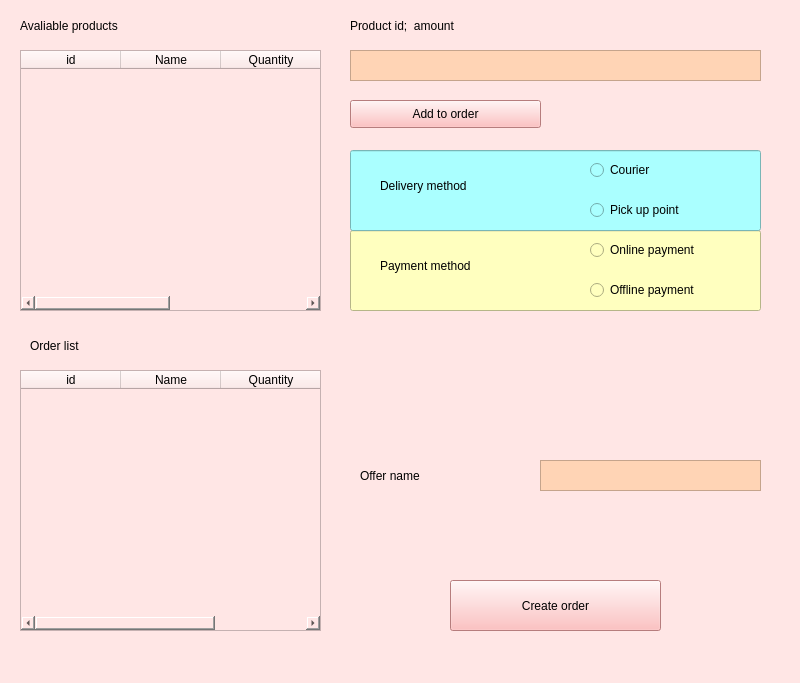
<?xml version="1.0" encoding="UTF-8"?>
<ui version="4.0">
 <class>OrderWindow</class>
 <widget class="QMainWindow" name="OrderWindow">
  <property name="geometry">
   <rect>
    <x>0</x>
    <y>0</y>
    <width>800</width>
    <height>683</height>
   </rect>
  </property>
  <property name="windowTitle">
   <string>MainWindow</string>
  </property>
  <property name="styleSheet">
   <string notr="true">background-color: rgb(255, 230, 229);</string>
  </property>
  <widget class="QWidget" name="centralwidget">
   <widget class="QTableWidget" name="tableWidget">
    <property name="geometry">
     <rect>
      <x>20</x>
      <y>50</y>
      <width>301</width>
      <height>261</height>
     </rect>
    </property>
    <column>
     <property name="text">
      <string>id</string>
     </property>
    </column>
    <column>
     <property name="text">
      <string>Name</string>
     </property>
    </column>
    <column>
     <property name="text">
      <string>Quantity</string>
     </property>
    </column>
    <column>
     <property name="text">
      <string>Price</string>
     </property>
    </column>
   </widget>
   <widget class="QTextEdit" name="textEdit">
    <property name="geometry">
     <rect>
      <x>350</x>
      <y>50</y>
      <width>411</width>
      <height>31</height>
     </rect>
    </property>
    <property name="styleSheet">
     <string notr="true">background-color: rgb(255, 212, 181);</string>
    </property>
   </widget>
   <widget class="QLabel" name="label_2">
    <property name="geometry">
     <rect>
      <x>350</x>
      <y>10</y>
      <width>331</width>
      <height>31</height>
     </rect>
    </property>
    <property name="styleSheet">
     <string notr="true">font: 16pt &quot;MS Shell Dlg 2&quot;;</string>
    </property>
    <property name="text">
     <string>Product id;  amount </string>
    </property>
   </widget>
   <widget class="QPushButton" name="ShowDataButton">
    <property name="geometry">
     <rect>
      <x>350</x>
      <y>100</y>
      <width>191</width>
      <height>28</height>
     </rect>
    </property>
    <property name="styleSheet">
     <string notr="true">font: 75 10pt &quot;Arial&quot;;
background-color: rgb(255, 175, 175);</string>
    </property>
    <property name="text">
     <string>Add to order</string>
    </property>
   </widget>
   <widget class="QLabel" name="label_3">
    <property name="geometry">
     <rect>
      <x>20</x>
      <y>10</y>
      <width>331</width>
      <height>31</height>
     </rect>
    </property>
    <property name="styleSheet">
     <string notr="true">font: 16pt &quot;MS Shell Dlg 2&quot;;</string>
    </property>
    <property name="text">
     <string>Avaliable products</string>
    </property>
   </widget>
   <widget class="QRadioButton" name="radioButton">
    <property name="geometry">
     <rect>
      <x>590</x>
      <y>160</y>
      <width>95</width>
      <height>20</height>
     </rect>
    </property>
    <property name="styleSheet">
     <string notr="true">background-color: rgb(170, 255, 255);</string>
    </property>
    <property name="text">
     <string>Courier</string>
    </property>
   </widget>
   <widget class="QRadioButton" name="radioButton_2">
    <property name="geometry">
     <rect>
      <x>590</x>
      <y>200</y>
      <width>95</width>
      <height>20</height>
     </rect>
    </property>
    <property name="styleSheet">
     <string notr="true">background-color: rgb(170, 255, 255);</string>
    </property>
    <property name="text">
     <string>Pick up point</string>
    </property>
   </widget>
   <widget class="QRadioButton" name="radioButton_3">
    <property name="geometry">
     <rect>
      <x>590</x>
      <y>240</y>
      <width>151</width>
      <height>20</height>
     </rect>
    </property>
    <property name="styleSheet">
     <string notr="true">background-color: rgb(255, 255, 191);</string>
    </property>
    <property name="text">
     <string>Online payment</string>
    </property>
   </widget>
   <widget class="QRadioButton" name="radioButton_4">
    <property name="geometry">
     <rect>
      <x>590</x>
      <y>280</y>
      <width>141</width>
      <height>20</height>
     </rect>
    </property>
    <property name="styleSheet">
     <string notr="true">background-color: rgb(255, 255, 191);</string>
    </property>
    <property name="text">
     <string>Offline payment</string>
    </property>
   </widget>
   <widget class="QTableWidget" name="tableWidget_2">
    <property name="geometry">
     <rect>
      <x>20</x>
      <y>370</y>
      <width>301</width>
      <height>261</height>
     </rect>
    </property>
    <column>
     <property name="text">
      <string>id</string>
     </property>
    </column>
    <column>
     <property name="text">
      <string>Name</string>
     </property>
    </column>
    <column>
     <property name="text">
      <string>Quantity</string>
     </property>
    </column>
   </widget>
   <widget class="QLabel" name="label_4">
    <property name="geometry">
     <rect>
      <x>30</x>
      <y>330</y>
      <width>331</width>
      <height>31</height>
     </rect>
    </property>
    <property name="styleSheet">
     <string notr="true">font: 16pt &quot;MS Shell Dlg 2&quot;;</string>
    </property>
    <property name="text">
     <string>Order list</string>
    </property>
   </widget>
   <widget class="QTextEdit" name="textEdit_2">
    <property name="geometry">
     <rect>
      <x>540</x>
      <y>460</y>
      <width>221</width>
      <height>31</height>
     </rect>
    </property>
    <property name="styleSheet">
     <string notr="true">background-color: rgb(255, 212, 181);</string>
    </property>
   </widget>
   <widget class="QLabel" name="label_5">
    <property name="geometry">
     <rect>
      <x>360</x>
      <y>460</y>
      <width>151</width>
      <height>31</height>
     </rect>
    </property>
    <property name="styleSheet">
     <string notr="true">font: 16pt &quot;MS Shell Dlg 2&quot;;</string>
    </property>
    <property name="text">
     <string>Offer name</string>
    </property>
   </widget>
   <widget class="QPushButton" name="ShowDataButton_2">
    <property name="geometry">
     <rect>
      <x>450</x>
      <y>580</y>
      <width>211</width>
      <height>51</height>
     </rect>
    </property>
    <property name="styleSheet">
     <string notr="true">font: 75 14pt &quot;Arial&quot;;
background-color: rgb(255, 175, 175);</string>
    </property>
    <property name="text">
     <string>Create order</string>
    </property>
   </widget>
   <widget class="QLineEdit" name="lineEdit">
    <property name="geometry">
     <rect>
      <x>350</x>
      <y>150</y>
      <width>411</width>
      <height>81</height>
     </rect>
    </property>
    <property name="styleSheet">
     <string notr="true">background-color: rgb(170, 255, 255);</string>
    </property>
   </widget>
   <widget class="QLabel" name="label_6">
    <property name="geometry">
     <rect>
      <x>380</x>
      <y>170</y>
      <width>151</width>
      <height>31</height>
     </rect>
    </property>
    <property name="styleSheet">
     <string notr="true">font: 12pt &quot;MS Shell Dlg 2&quot;;
background-color: rgb(170, 255, 255);</string>
    </property>
    <property name="text">
     <string>Delivery method</string>
    </property>
   </widget>
   <widget class="QLabel" name="label_7">
    <property name="geometry">
     <rect>
      <x>380</x>
      <y>250</y>
      <width>151</width>
      <height>31</height>
     </rect>
    </property>
    <property name="styleSheet">
     <string notr="true">font: 12pt &quot;MS Shell Dlg 2&quot;;
background-color: rgb(255, 255, 191);
</string>
    </property>
    <property name="text">
     <string>Payment method</string>
    </property>
   </widget>
   <widget class="QLineEdit" name="lineEdit_2">
    <property name="geometry">
     <rect>
      <x>350</x>
      <y>230</y>
      <width>411</width>
      <height>81</height>
     </rect>
    </property>
    <property name="styleSheet">
     <string notr="true">background-color: rgb(170, 255, 255);
background-color: rgb(255, 255, 191);</string>
    </property>
   </widget>
   <zorder>lineEdit_2</zorder>
   <zorder>lineEdit</zorder>
   <zorder>tableWidget</zorder>
   <zorder>textEdit</zorder>
   <zorder>label_2</zorder>
   <zorder>ShowDataButton</zorder>
   <zorder>label_3</zorder>
   <zorder>radioButton</zorder>
   <zorder>radioButton_2</zorder>
   <zorder>radioButton_3</zorder>
   <zorder>radioButton_4</zorder>
   <zorder>tableWidget_2</zorder>
   <zorder>label_4</zorder>
   <zorder>textEdit_2</zorder>
   <zorder>label_5</zorder>
   <zorder>ShowDataButton_2</zorder>
   <zorder>label_6</zorder>
   <zorder>label_7</zorder>
  </widget>
 </widget>
 <resources/>
 <connections/>
</ui>
